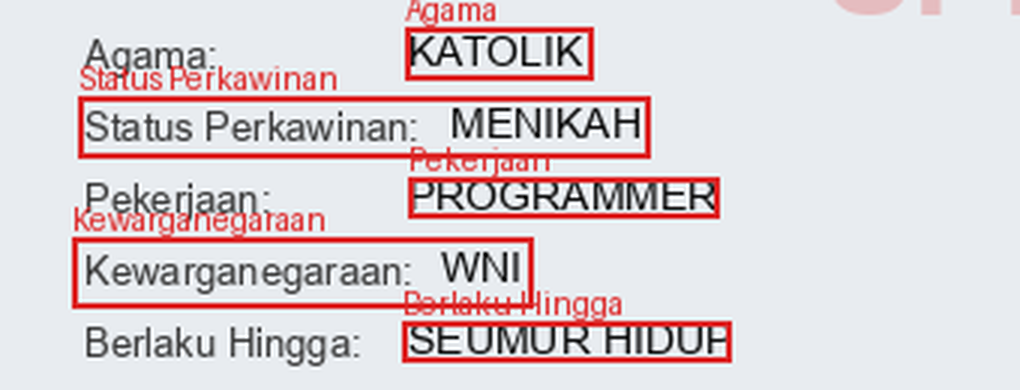
#> input picture data/_qa_frames/crop_lower.png, 1020 x 390 px
$ python -i qa.py   (imports and definitions only)
#> lines starting #> are read from the running program, lines starting #| are printed output that depends on the picture
"""Document QA gates: blur, glare, skew, size — with explicit rejection reasons.

The same discipline as a data-quality pipeline, applied to images: an input
that fails a gate is rejected WITH a reason, never silently processed.
Thresholds were tuned on the synthetic golden set; they are intentionally
conservative (reject obvious junk, flag borderline cases for review).
"""

from __future__ import annotations

from dataclasses import dataclass, field
from pathlib import Path

import numpy as np
from PIL import Image, ImageFilter

MIN_WIDTH = 480
MIN_HEIGHT = 300

# Tuned on data/golden: clean cards score ~55, GaussianBlur(3) cards ~15.
# Reject below the midpoint; borderline cases (15-40) deserve review, not silence.
SHARPNESS_REJECT = 25.0
# Fraction of near-white pixels: clean cards < 1%, glare-perturbed > 8%.
GLARE_REJECT = 0.05
# Degrees of rotation tolerated before rejection.
SKEW_REJECT = 4.0


@dataclass
class QaCheck:
    name: str
    value: float
    threshold: float
    passed: bool
    note: str = ""


@dataclass
class QaReport:
    ok: bool = True
    checks: list[QaCheck] = field(default_factory=list)
    reasons: list[str] = field(default_factory=list)

    def _record(self, name: str, value: float, threshold: float, ok: bool, note: str = "") -> None:
        self.checks.append(QaCheck(name, round(float(value), 3), threshold, ok, note))
        if not ok:
            self.ok = False
            self.reasons.append(
                f"{name} failed: value={value:.3f} threshold={threshold} {note}".strip()
            )


def sharpness_score(img: Image.Image) -> float:
    """Std of edge intensity (Laplacian-style). Lower = blurrier."""
    edges = img.convert("L").filter(ImageFilter.FIND_EDGES)
    return float(np.std(np.asarray(edges, dtype=np.float32)))


def glare_fraction(img: Image.Image) -> float:
    """Fraction of near-white pixels (specular highlights / overexposure)."""
    arr = np.asarray(img.convert("L"), dtype=np.uint8)
    return float((arr > 250).mean())


def text_region(img: Image.Image) -> Image.Image:
    """Crop the left-column text block: skew estimation lives here.

    Full-card estimation is fooled by guilloche waves and the photo box;
    the label/value column is the signal.
    """
    w, h = img.size
    return img.crop((0, int(h * 0.12), int(w * 0.62), int(h * 0.95)))


def estimate_skew(img: Image.Image, *, max_angle: float = 10.0, step: float = 0.5) -> float:
    """Estimate rotation via projection-profile variance.

    Text rows create strong horizontal structure: at the correct angle the
    row-sum variance of the edge map peaks. Search -max..+max degrees.
    """
    edges = text_region(img).convert("L").filter(ImageFilter.FIND_EDGES)
    best_angle, best_var = 0.0, -1.0
    angles = np.arange(-max_angle, max_angle + step / 2, step)
    for a in angles:
        rotated = edges.rotate(float(a), resample=Image.BILINEAR, fillcolor=0)
        var = float(np.var(np.asarray(rotated, dtype=np.float32).sum(axis=1)))
        if var > best_var:
            best_var, best_angle = var, float(a)
    return best_angle


def check_document(path: str | Path) -> QaReport:
    """Run all QA gates on one image file."""
#> called with path = '../data/_qa_frames/crop_lower.png'
    img = Image.open(path)
#> img is the input picture: PIL image 1020x390 RGB; mean R, G, B 220.9, 209.8, 213.1
    report = QaReport()

    w, h = img.size
#> w = 1020; h = 390
    report._record("width", w, MIN_WIDTH, w >= MIN_WIDTH, "px")
    report._record("height", h, MIN_HEIGHT, h >= MIN_HEIGHT, "px")

    sharp = sharpness_score(img)
#> in sharpness_score, `edges = img.convert("L").filter(ImageFilter.FIND_EDGES)`:
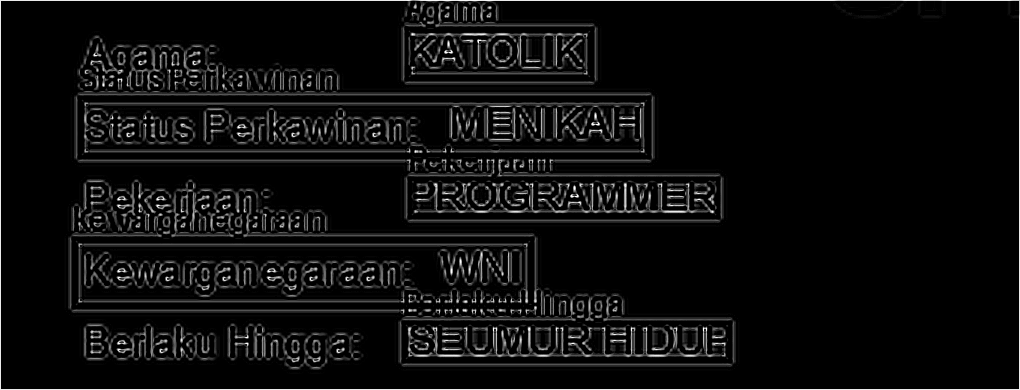
#> edges: PIL image 1020x390 L; min 0, max 255, mean 13.5
#> sharp = 35.38
    report._record("sharpness", sharp, SHARPNESS_REJECT, sharp >= SHARPNESS_REJECT, "std of edges")

    glare = glare_fraction(img)
#> in glare_fraction, `arr = np.asarray(img.convert("L"), dtype=np.uint8)`:
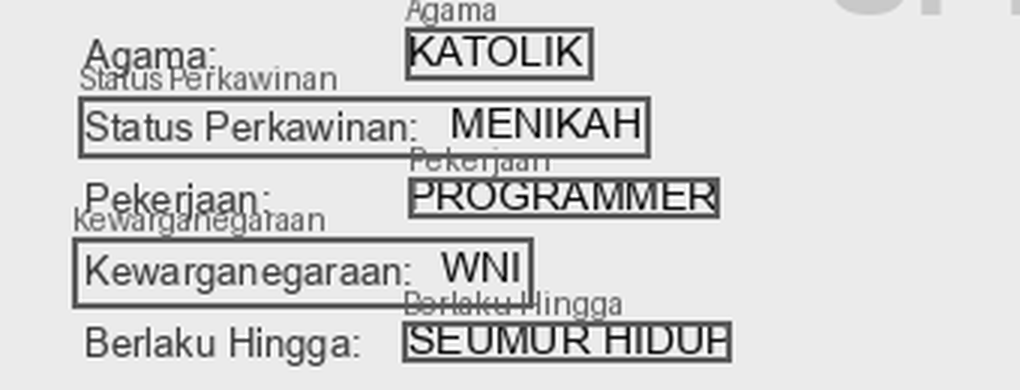
#> arr: shape (390, 1020); min 0, max 255, mean 213.4
#> glare = 0.0147
    report._record("glare", glare, GLARE_REJECT, glare <= GLARE_REJECT, "near-white fraction")

    skew = estimate_skew(img)
#> in text_region, `return img.crop((0, int(h * 0.12), int(w * 0.62), int(h * 0.95)))`:
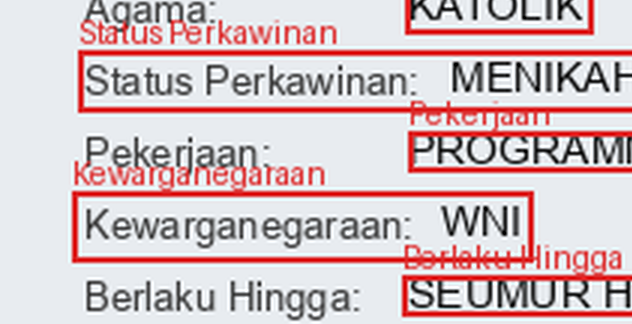
#> returned value: PIL image 632x324 RGB; mean R, G, B 213.1, 192.8, 195.6
#> in estimate_skew, `edges = text_region(img).convert("L").filter(ImageFilter.FIND_EDGES)`:
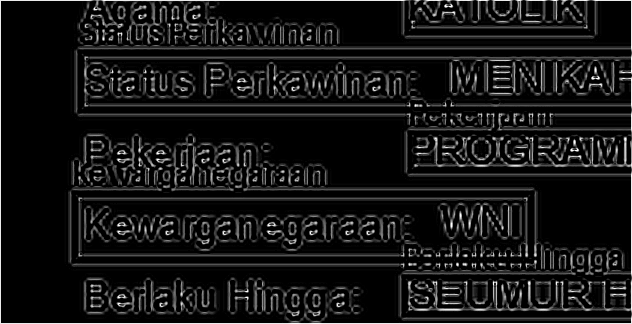
#> edges: PIL image 632x324 L; min 0, max 255, mean 21.9
#> the loop in estimate_skew, `for a in angles:` made 41 passes
#> (var, best_var, best_angle) on passes 1, 2, 5, 6, 7, 8, 9, 10, 11, 12, 13, 14: (4122989.5, 4122989.5, -10), (4147753.5, 4147753.5, -9.5), (4383666.5, 4383666.5, -8), (4986070, 4986070, -7.5), (5628719.5, 5628719.5, -7), (6523716.5, 6523716.5, -6.5), (7348320.5, 7348320.5, -6), (8389325, 8389325, -5.5), (9426023, 9426023, -5), (10252814, 10252814, -4.5), (11186250, 11186250, -4), (11727886, 11727886, -3.5)
#> var on passes 3, 4, 22, 23, 24, 25: 3983178, 3992643.2, 45038256, 21643398, 13407864, 10996861
#> pass 1, in estimate_skew, `rotated = edges.rotate(float(a), resample=Image.BILINEAR, fillcolor=0)`:
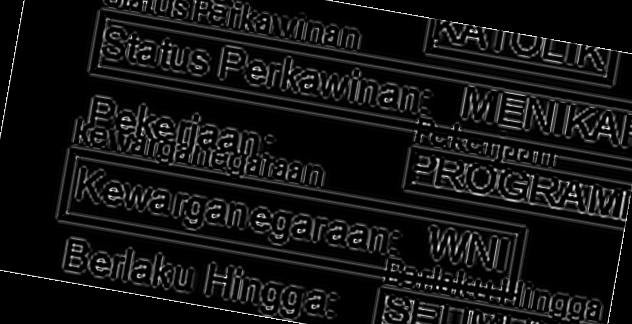
#> rotated: PIL image 632x324 L; min 0, max 253, mean 18.7
#> pass 2, in estimate_skew, `rotated = edges.rotate(float(a), resample=Image.BILINEAR, fillcolor=0)`:
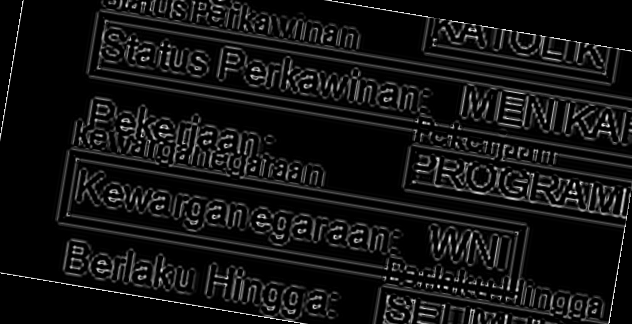
#> rotated: PIL image 632x324 L; min 0, max 253, mean 18.8
#> pass 3, in estimate_skew, `rotated = edges.rotate(float(a), resample=Image.BILINEAR, fillcolor=0)`:
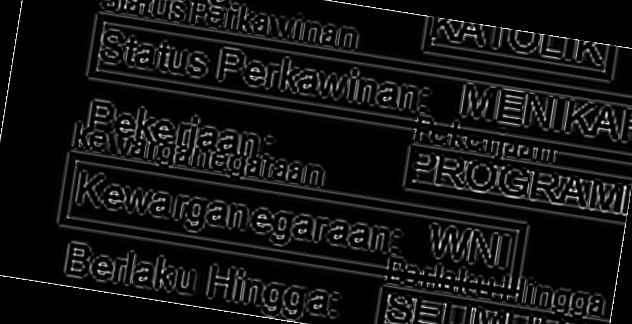
#> rotated: PIL image 632x324 L; min 0, max 255, mean 18.9
#> after the loop in estimate_skew, `for a in angles:`: best_angle = 0; best_var = 177639264
#> skew = 0
    report._record("skew", skew, SKEW_REJECT, abs(skew) <= SKEW_REJECT, "degrees (abs)")

    return report

>>> result = check_document('../data/_qa_frames/crop_lower.png')

$ run again, on data/_qa_frames/crop_mid.png
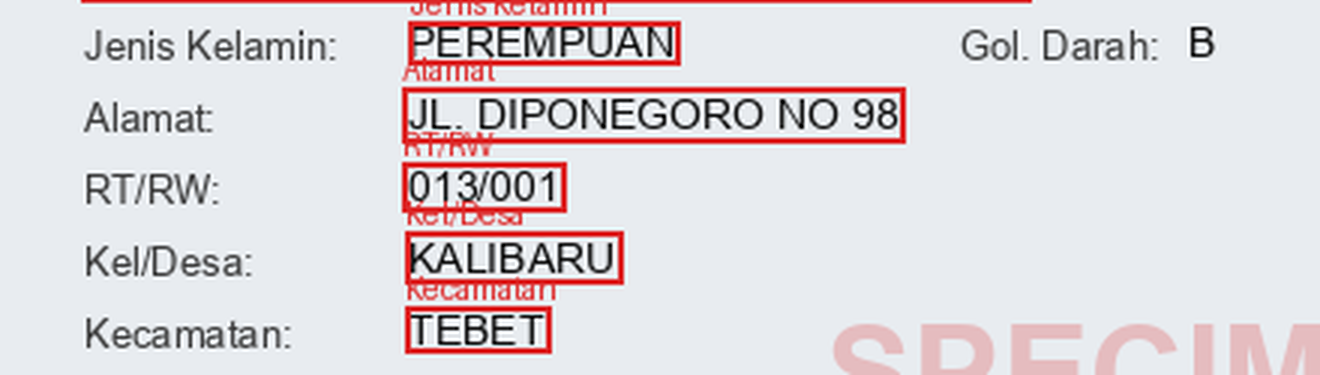
#> input picture data/_qa_frames/crop_mid.png, 1320 x 375 px
#> in check_document, img is the input picture: PIL image 1320x375 RGB; mean R, G, B 222.8, 216.3, 219.7
#> in sharpness_score, `edges = img.convert("L").filter(ImageFilter.FIND_EDGES)`:
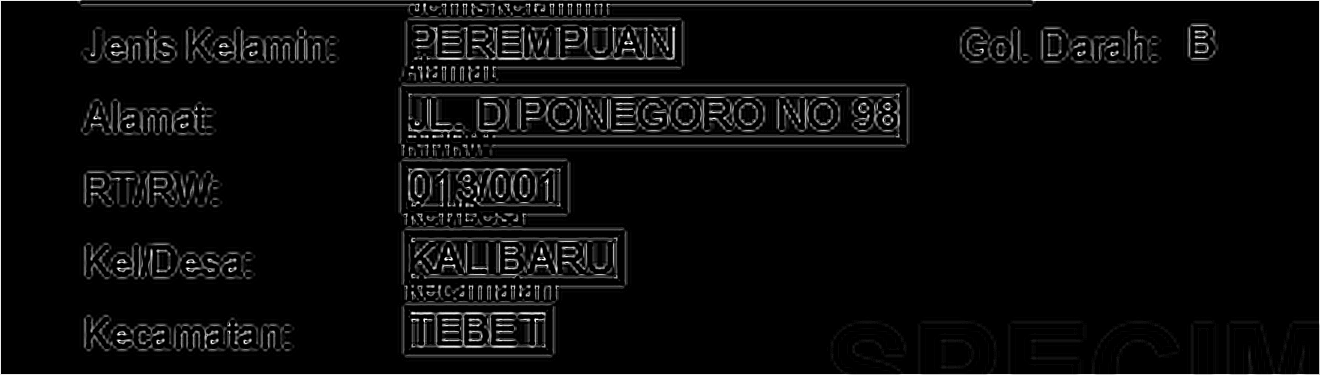
#> edges: PIL image 1320x375 L; min 0, max 255, mean 10.1
#> sharp = 31.43
#> glare = 0.0145
#> the loop in estimate_skew, `for a in angles:` made 41 passes
#> (var, best_var, best_angle) on passes 1, 2, 3, 4, 5, 15, 16, 17: (11259442, 11259442, -10), (11923156, 11923156, -9.5), (12613825, 12613825, -9), (13349101, 13349101, -8.5), (13742822, 13742822, -8), (15715858, 15715858, -3), (19079240, 19079240, -2.5), (23658042, 23658042, -2)
#> pass 3, in estimate_skew, `rotated = edges.rotate(float(a), resample=Image.BILINEAR, fillcolor=0)`:
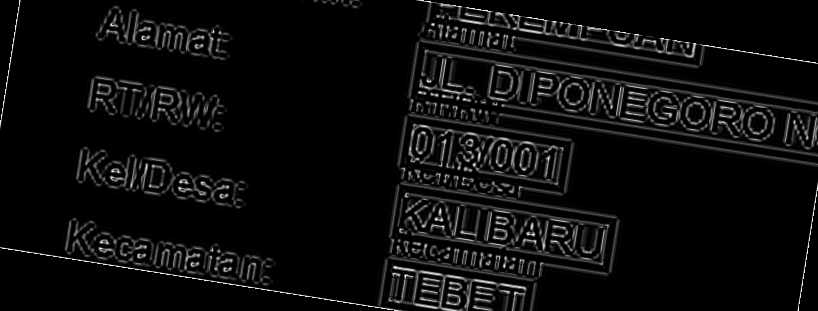
#> rotated: PIL image 818x311 L; min 0, max 255, mean 12.5
#> after the loop in estimate_skew, `for a in angles:`: best_angle = 0; best_var = 236492400
#> skew = 0

$ run again, on data/_qa_frames/crop_top.png
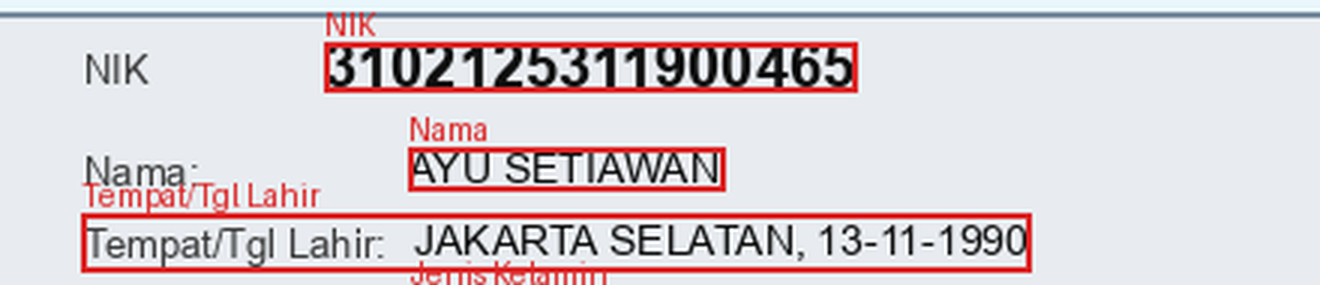
#> input picture data/_qa_frames/crop_top.png, 1320 x 285 px
#> in check_document, img is the input picture: PIL image 1320x285 RGB; mean R, G, B 217.4, 208.6, 212.3
#> in sharpness_score, `edges = img.convert("L").filter(ImageFilter.FIND_EDGES)`:
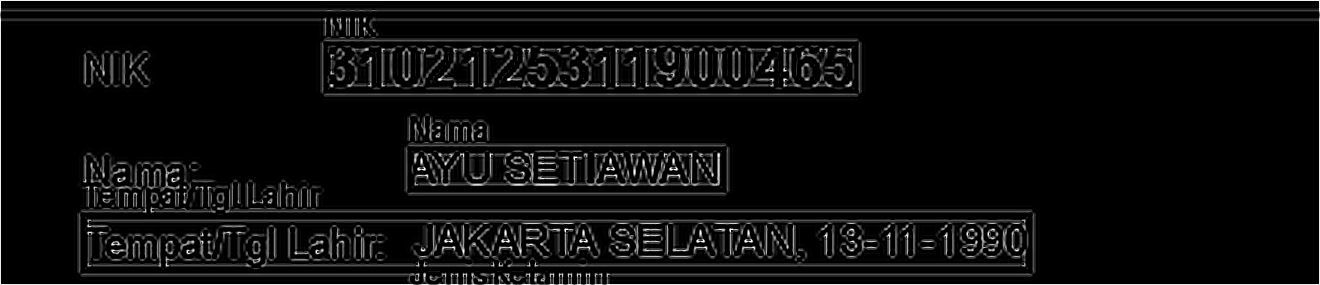
#> edges: PIL image 1320x285 L; min 0, max 255, mean 13.2
#> sharp = 34.83
#> glare = 0.0202
#> the loop in estimate_skew, `for a in angles:` made 41 passes
#> (var, best_var, best_angle) on passes 1, 2, 5, 6, 7, 8, 9, 10: (13147307, 13147307, -10), (13293137, 13293137, -9.5), (13355637, 13355637, -8), (13534429, 13534429, -7.5), (14163556, 14163556, -7), (15672393, 15672393, -6.5), (17304686, 17304686, -6), (20329558, 20329558, -5.5)
#> pass 3, in estimate_skew, `rotated = edges.rotate(float(a), resample=Image.BILINEAR, fillcolor=0)`:
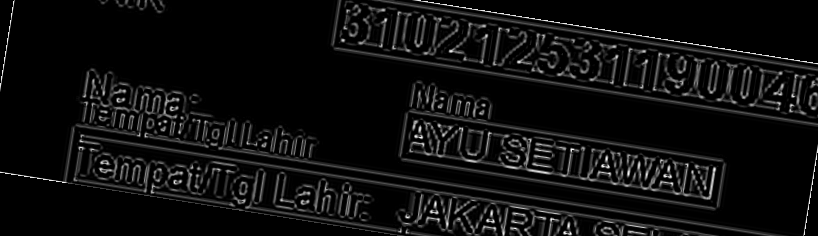
#> rotated: PIL image 818x236 L; min 0, max 254, mean 14.5
#> after the loop in estimate_skew, `for a in angles:`: best_angle = 0; best_var = 269416896
#> skew = 0

$ run again, on data/_qa_frames/frame_00.png
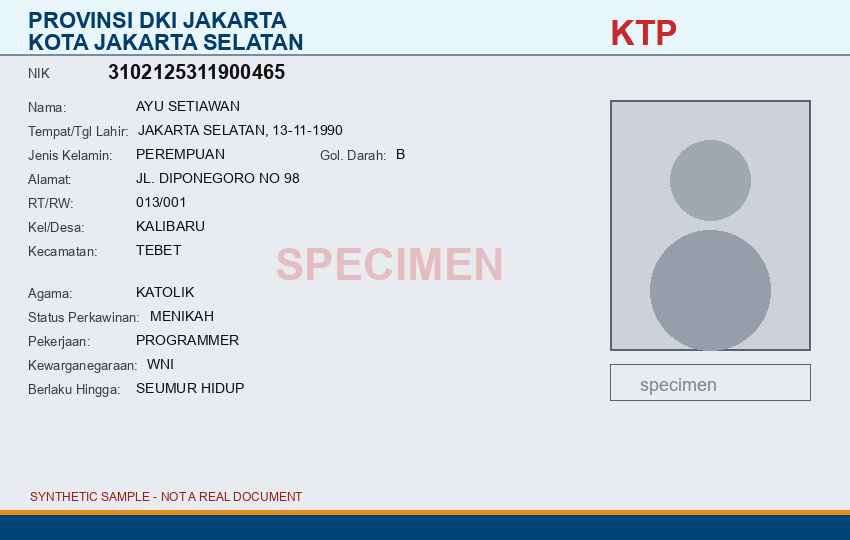
#> input picture data/_qa_frames/frame_00.png, 850 x 540 px
#> in check_document, img is the input picture: PIL image 850x540 RGB; mean R, G, B 210.1, 217, 223.1
#> sharp = 56.19
#> glare = 0
#> the loop in estimate_skew, `for a in angles:` made 41 passes
#> (var, best_var, best_angle) on passes 1 to 8: (27440034, 27440034, -10), (27677052, 27677052, -9.5), (27946846, 27946846, -9), (27950054, 27950054, -8.5), (28022164, 28022164, -8), (28095666, 28095666, -7.5), (28299030, 28299030, -7), (29165408, 29165408, -6.5)
#> pass 3, in estimate_skew, `rotated = edges.rotate(float(a), resample=Image.BILINEAR, fillcolor=0)`:
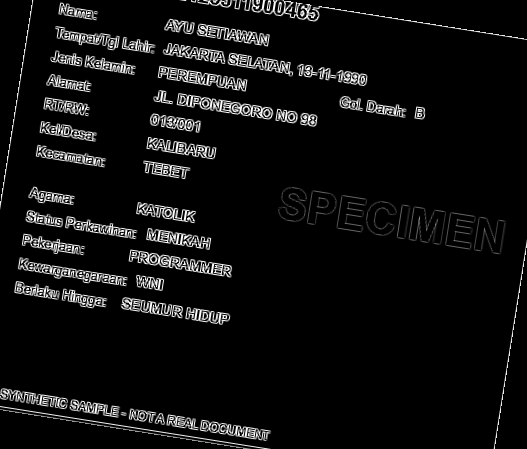
#> rotated: PIL image 527x449 L; min 0, max 255, mean 15.5
#> after the loop in estimate_skew, `for a in angles:`: best_var = 179415040
#> skew = 0
